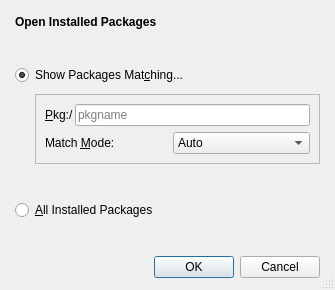
<?xml version="1.0" encoding="UTF-8"?>
<ui version="4.0">
 <class>OpenPkgDialog</class>
 <widget class="QDialog" name="OpenPkgDialog">
  <property name="geometry">
   <rect>
    <x>0</x>
    <y>0</y>
    <width>335</width>
    <height>290</height>
   </rect>
  </property>
  <property name="windowTitle">
   <string>Select Packages</string>
  </property>
  <property name="sizeGripEnabled">
   <bool>true</bool>
  </property>
  <layout class="QVBoxLayout" name="dialogLayout">
   <property name="spacing">
    <number>9</number>
   </property>
   <property name="leftMargin">
    <number>15</number>
   </property>
   <property name="topMargin">
    <number>15</number>
   </property>
   <property name="rightMargin">
    <number>15</number>
   </property>
   <property name="bottomMargin">
    <number>12</number>
   </property>
   <item>
    <widget class="QLabel" name="dialogHeading">
     <property name="font">
      <font>
       <weight>75</weight>
       <bold>true</bold>
      </font>
     </property>
     <property name="text">
      <string>Open Installed Packages</string>
     </property>
    </widget>
   </item>
   <item>
    <spacer name="vSpacer1">
     <property name="orientation">
      <enum>Qt::Vertical</enum>
     </property>
     <property name="sizeType">
      <enum>QSizePolicy::MinimumExpanding</enum>
     </property>
     <property name="sizeHint" stdset="0">
      <size>
       <width>20</width>
       <height>12</height>
      </size>
     </property>
    </spacer>
   </item>
   <item>
    <widget class="QRadioButton" name="useFilterRadioButton">
     <property name="text">
      <string>Show Packages Mat&amp;ching...</string>
     </property>
     <property name="checked">
      <bool>true</bool>
     </property>
    </widget>
   </item>
   <item>
    <layout class="QHBoxLayout" name="filterHBox">
     <item>
      <spacer name="hSpacer1">
       <property name="orientation">
        <enum>Qt::Horizontal</enum>
       </property>
       <property name="sizeType">
        <enum>QSizePolicy::Fixed</enum>
       </property>
       <property name="sizeHint" stdset="0">
        <size>
         <width>20</width>
         <height>22</height>
        </size>
       </property>
      </spacer>
     </item>
     <item>
      <widget class="QFrame" name="filterFrame">
       <property name="enabled">
        <bool>true</bool>
       </property>
       <property name="frameShape">
        <enum>QFrame::StyledPanel</enum>
       </property>
       <property name="frameShadow">
        <enum>QFrame::Raised</enum>
       </property>
       <layout class="QVBoxLayout" name="verticalLayout">
        <item>
         <layout class="QHBoxLayout" name="patternHBox">
          <property name="spacing">
           <number>1</number>
          </property>
          <item>
           <widget class="QLabel" name="pkgPrefixCaption">
            <property name="sizePolicy">
             <sizepolicy hsizetype="Fixed" vsizetype="Preferred">
              <horstretch>0</horstretch>
              <verstretch>0</verstretch>
             </sizepolicy>
            </property>
            <property name="text">
             <string>&amp;Pkg:/</string>
            </property>
            <property name="buddy">
             <cstring>pkgPatternField</cstring>
            </property>
           </widget>
          </item>
          <item>
           <widget class="QLineEdit" name="pkgPatternField">
            <property name="placeholderText">
             <string>pkgname</string>
            </property>
           </widget>
          </item>
         </layout>
        </item>
        <item>
         <layout class="QHBoxLayout" name="filterModeHBox" stretch="100,0">
          <item>
           <widget class="QLabel" name="filterModeCaption">
            <property name="sizePolicy">
             <sizepolicy hsizetype="Minimum" vsizetype="Fixed">
              <horstretch>100</horstretch>
              <verstretch>0</verstretch>
             </sizepolicy>
            </property>
            <property name="text">
             <string>Match &amp;Mode:</string>
            </property>
            <property name="buddy">
             <cstring>filterModeComboBox</cstring>
            </property>
           </widget>
          </item>
          <item>
           <widget class="QComboBox" name="filterModeComboBox">
            <property name="sizePolicy">
             <sizepolicy hsizetype="Fixed" vsizetype="Fixed">
              <horstretch>0</horstretch>
              <verstretch>0</verstretch>
             </sizepolicy>
            </property>
            <property name="currentIndex">
             <number>0</number>
            </property>
            <item>
             <property name="text">
              <string>Auto</string>
             </property>
            </item>
            <item>
             <property name="text">
              <string>Contains</string>
             </property>
            </item>
            <item>
             <property name="text">
              <string>Starts with</string>
             </property>
            </item>
            <item>
             <property name="text">
              <string>Exact match</string>
             </property>
            </item>
            <item>
             <property name="text">
              <string>Wildcard</string>
             </property>
            </item>
            <item>
             <property name="text">
              <string>Regular Expression</string>
             </property>
            </item>
           </widget>
          </item>
         </layout>
        </item>
       </layout>
      </widget>
     </item>
    </layout>
   </item>
   <item>
    <spacer name="vSpacer2">
     <property name="orientation">
      <enum>Qt::Vertical</enum>
     </property>
     <property name="sizeType">
      <enum>QSizePolicy::MinimumExpanding</enum>
     </property>
     <property name="sizeHint" stdset="0">
      <size>
       <width>20</width>
       <height>9</height>
      </size>
     </property>
    </spacer>
   </item>
   <item>
    <widget class="QRadioButton" name="allPkgRadioButton">
     <property name="text">
      <string>&amp;All Installed Packages</string>
     </property>
    </widget>
   </item>
   <item>
    <spacer name="vSpacer3">
     <property name="orientation">
      <enum>Qt::Vertical</enum>
     </property>
     <property name="sizeType">
      <enum>QSizePolicy::MinimumExpanding</enum>
     </property>
     <property name="sizeHint" stdset="0">
      <size>
       <width>20</width>
       <height>9</height>
      </size>
     </property>
    </spacer>
   </item>
   <item>
    <widget class="QDialogButtonBox" name="buttonBox">
     <property name="orientation">
      <enum>Qt::Horizontal</enum>
     </property>
     <property name="standardButtons">
      <set>QDialogButtonBox::Cancel|QDialogButtonBox::Ok</set>
     </property>
    </widget>
   </item>
  </layout>
 </widget>
 <resources/>
 <connections>
  <connection>
   <sender>useFilterRadioButton</sender>
   <signal>toggled(bool)</signal>
   <receiver>filterFrame</receiver>
   <slot>setEnabled(bool)</slot>
   <hints>
    <hint type="sourcelabel">
     <x>167</x>
     <y>76</y>
    </hint>
    <hint type="destinationlabel">
     <x>180</x>
     <y>137</y>
    </hint>
   </hints>
  </connection>
  <connection>
   <sender>buttonBox</sender>
   <signal>accepted()</signal>
   <receiver>OpenPkgDialog</receiver>
   <slot>accept()</slot>
   <hints>
    <hint type="sourcelabel">
     <x>167</x>
     <y>265</y>
    </hint>
    <hint type="destinationlabel">
     <x>167</x>
     <y>144</y>
    </hint>
   </hints>
  </connection>
  <connection>
   <sender>buttonBox</sender>
   <signal>rejected()</signal>
   <receiver>OpenPkgDialog</receiver>
   <slot>reject()</slot>
   <hints>
    <hint type="sourcelabel">
     <x>167</x>
     <y>265</y>
    </hint>
    <hint type="destinationlabel">
     <x>167</x>
     <y>144</y>
    </hint>
   </hints>
  </connection>
 </connections>
</ui>
